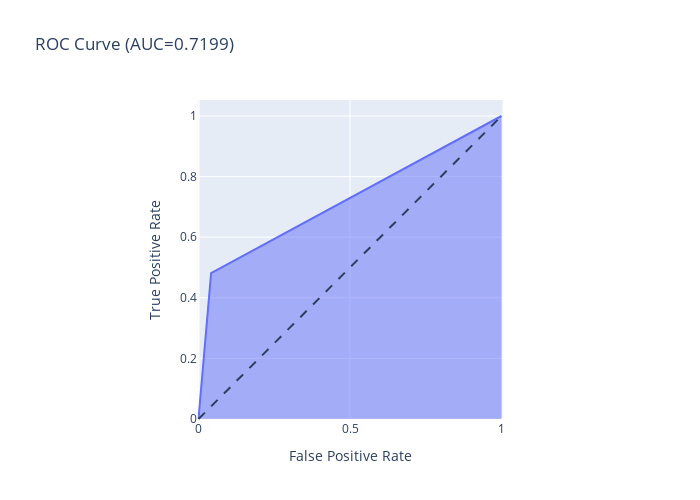

Notebook cell for this chart:
### Markdown cell above
### Decision Tree

### Code cell
acc_score, acc_score_cv, auc_calculation = get_scores(DecisionTreeClassifier(), X, y, 10)
print(f"---Decision Tree Metrics---")
print(f'Accuracy: {acc_score}')
print(f'kFold CV Accuracy: {acc_score_cv}')
model_log = model_log.append({'model': 'Decision Tree', 'CV score': acc_score_cv, 'auc': auc_calculation}, ignore_index=True)

### Figure 1 — Plotly figure (JSON) as saved in the notebook; plotly's stock layout.template omitted (floating-point values rounded to 4 significant figures)
{"data": [{"hovertemplate": "False Positive Rate=%{x}<br>True Positive Rate=%{y}<extra></extra>", "legendgroup": "", "line": {"color": "#636efa"}, "mode": "lines", "name": "", "orientation": "v", "showlegend": false, "stackgroup": "1", "type": "scatter", "x": [0, 0.04159, 1], "xaxis": "x", "y": [0, 0.4815, 1], "yaxis": "y"}], "layout": {"height": 500, "legend": {"tracegroupgap": 0}, "shapes": [{"line": {"dash": "dash"}, "type": "line", "x0": 0, "x1": 1, "y0": 0, "y1": 1}], "title": {"text": "ROC Curve (AUC=0.7199)"}, "width": 700, "xaxis": {"anchor": "y", "constrain": "domain", "domain": [0, 1], "title": {"text": "False Positive Rate"}}, "yaxis": {"anchor": "x", "domain": [0, 1], "scaleanchor": "x", "scaleratio": 1, "title": {"text": "True Positive Rate"}}}}
